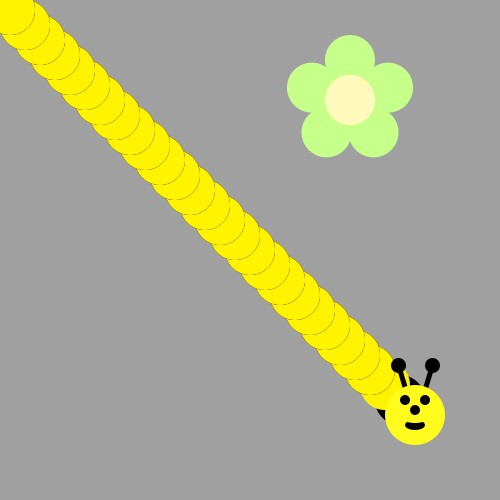
Frame 1 (no input)
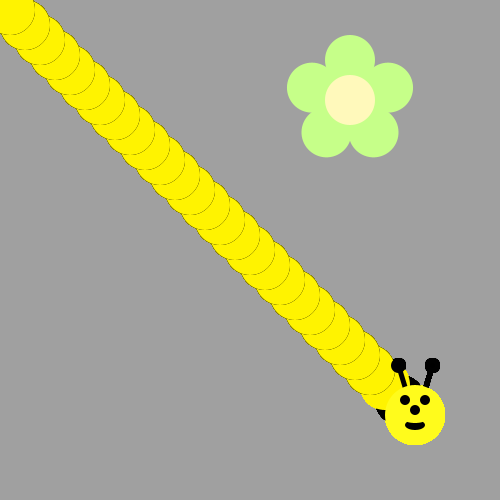
Frame 60 (the mouse pressed at the canvas centre just before this capture)
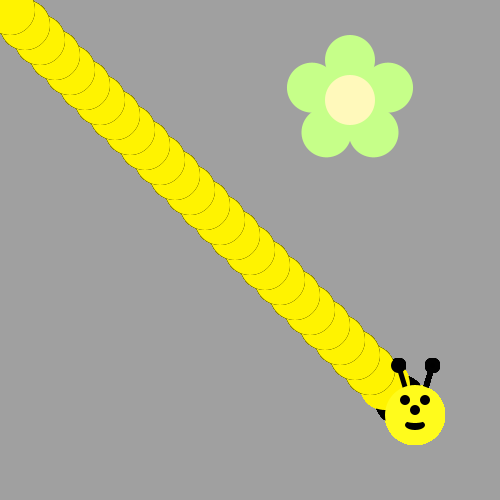
Frame 120 (the mouse held since frame 60 and released just before this capture)

The Processing sketch that drew these frames (run headless with seeded random() and noise(); from frame 60 on, the mouse is pressed at the canvas centre):

// Processing sketch: bumble_bee
// ── bumble_bee.pde

void setup() {
     ellipseMode(CENTER);
     size(500, 500);
     background(160, 160, 160);
     drawFlower(350, 100);
}

void draw() {
  
// First run the program and you should see a flower.  
  
  
/* Then, use a loop to make a body for the Bee! 
(see the image on the recipe, it's a diagonal line of circles)
Use remainder to make the colors alternate between yellow and black
*/
 fill(#000000);
  ellipse(400, 400, 50, 50);
  //Use an if statement and remainder to alternate the color of your rings.
  int number = 385;
  for (int i=500; i>=0; i-=5){
    if (i % 2 == 0) {    
      fill(#FFF300);
    } 
    else {
      System.out.println("number is odd");
        fill(#000000); 
  }
   ellipse(number, number, 50, 50);
   if (i % 20 == 0) {
     System.out.println("20 more repeats completed");
      number -= 15;
    }
  }

/*
Now put his head on using drawBeeFace(x,y)
*/
 drawBeeFace(415,415);
}

/**************   Use these methods but  DON'T CHANGE THE CODE BELOW  **************/

void drawFlower(int x, int y) {
     noStroke();
     translate(x, y);
     // draw 5 petals, rotating after each one
     fill(#c6ff89);      // green
      for (int i = 0; i < 5; i++) {
           ellipse(0, -40, 50, 50);
          rotate(radians(72));
     }
     fill(#fff9bb); // light yellow
    ellipse(0, 0, 50, 50);
} 


void drawBeeFace(int BeeFaceX, int BeeFaceY) {
     noStroke();
     fill(0, 0, 0);
     stroke(1);
     strokeWeight(5);
     line(BeeFaceX-10, BeeFaceY-27, BeeFaceX-17, BeeFaceY-50);
     line(BeeFaceX+10, BeeFaceY-27, BeeFaceX+17, BeeFaceY-50);
     ellipse(BeeFaceX-17, BeeFaceY-50, 10, 10);
     ellipse(BeeFaceX+17, BeeFaceY-50, 10, 10);
     noStroke();
     fill(255, 251, 28);
     ellipse(BeeFaceX, BeeFaceY, 60, 60); // face
     fill(255, 237, 209);
     fill(0,0,0);
      ellipse(BeeFaceX-10, BeeFaceY-15, 10, 10); // eyes
     ellipse(BeeFaceX+10, BeeFaceY-15, 10, 10);
      ellipse(BeeFaceX, BeeFaceY-5, 10, 10); // nose
      ellipse(BeeFaceX, BeeFaceY+10, 20, 10);// mouth
     fill(255, 251, 28);
     ellipse(BeeFaceX, BeeFaceY+5, 20, 6);
}
